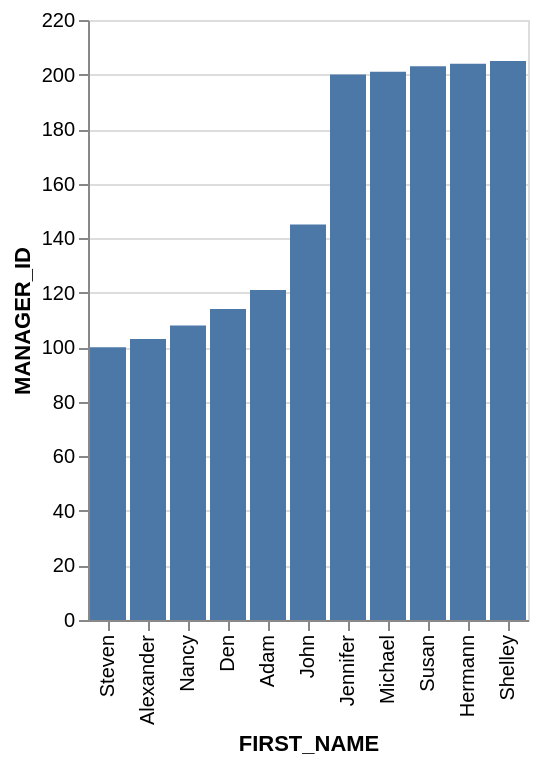

Here is the Vega-Lite specification saved for this chart:
### Vega-Lite specification from a JSON file in a GitHub repository (floating-point values rounded to 4 significant figures)
{"data": {"values": [{"x_data": "Steven", "y_data": 100}, {"x_data": "Alexander", "y_data": 103}, {"x_data": "Nancy", "y_data": 108}, {"x_data": "Den", "y_data": 114}, {"x_data": "Adam", "y_data": 121}, {"x_data": "John", "y_data": 145}, {"x_data": "Jennifer", "y_data": 200}, {"x_data": "Michael", "y_data": 201}, {"x_data": "Susan", "y_data": 203}, {"x_data": "Hermann", "y_data": 204}, {"x_data": "Shelley", "y_data": 205}]}, "mark": "bar", "encoding": {"x": {"field": "x_data", "type": "nominal", "title": "FIRST_NAME", "sort": {"op": "sum", "field": "y_data", "order": "ascending"}}, "y": {"field": "y_data", "type": "quantitative", "title": "MANAGER_ID"}}}
